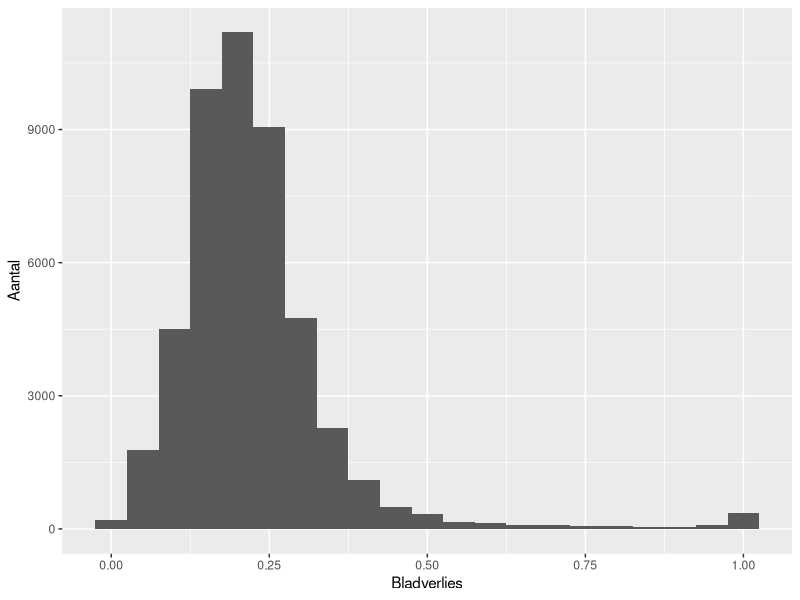
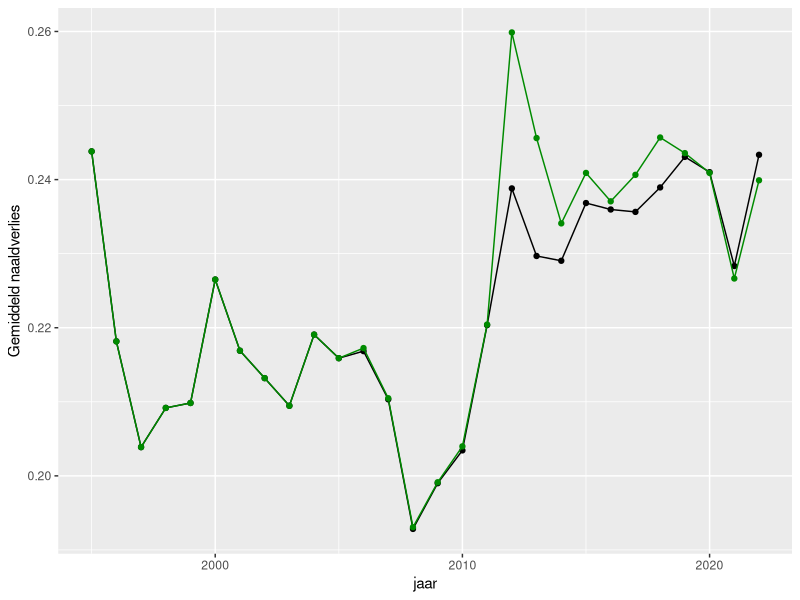
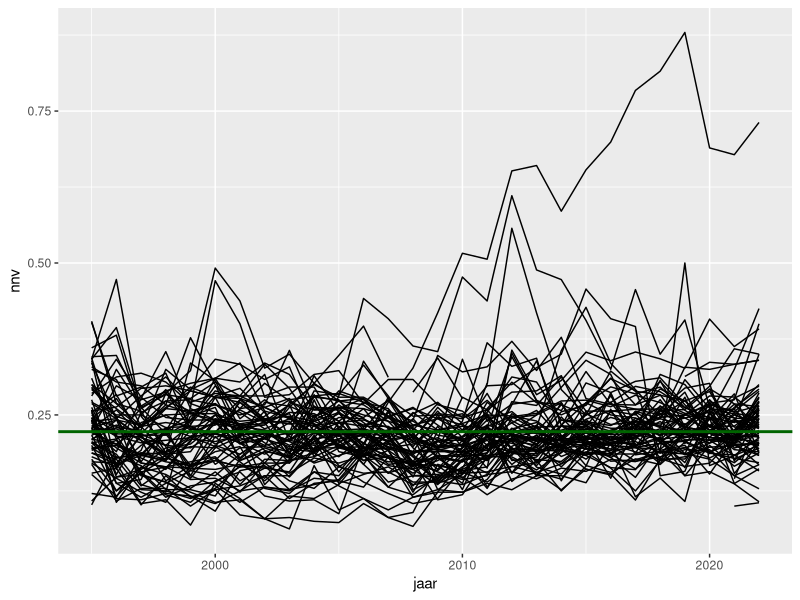
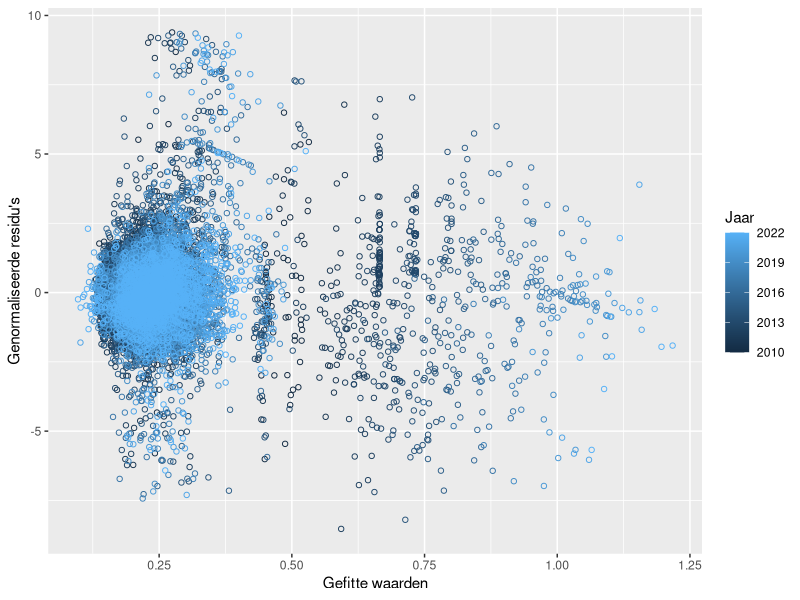
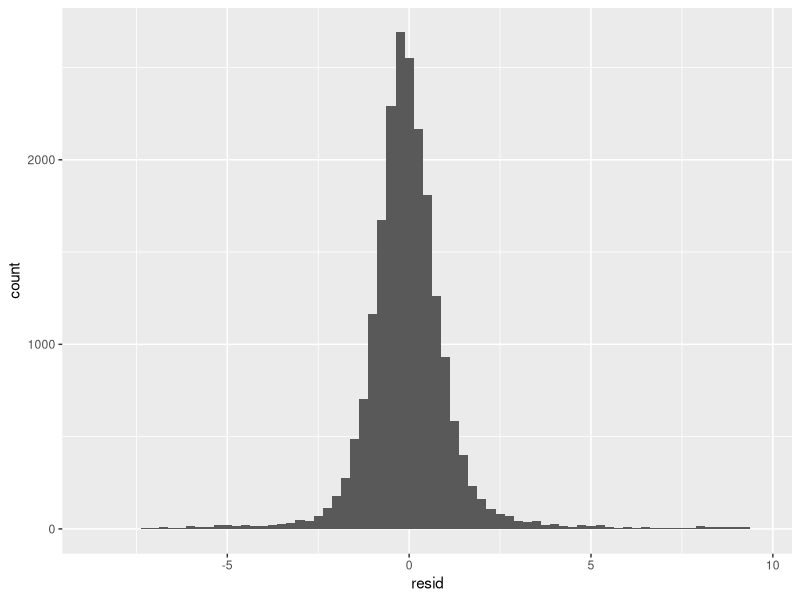
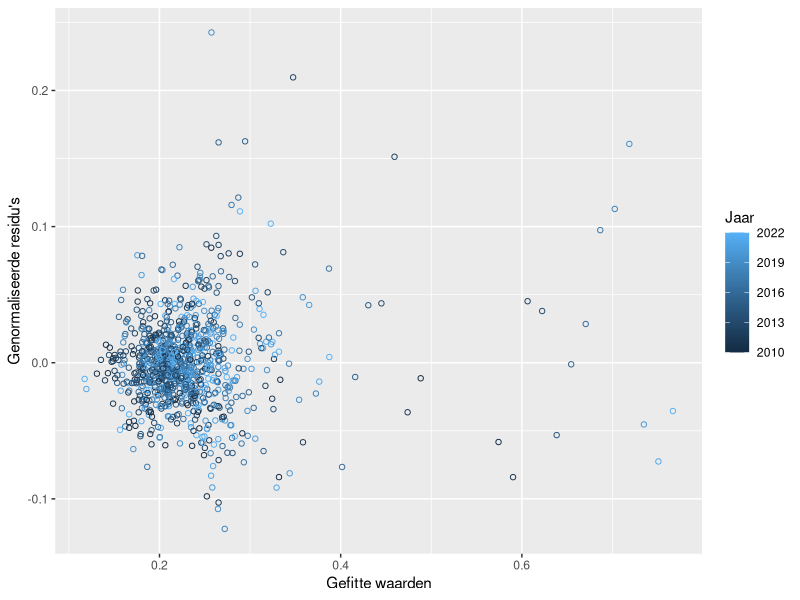
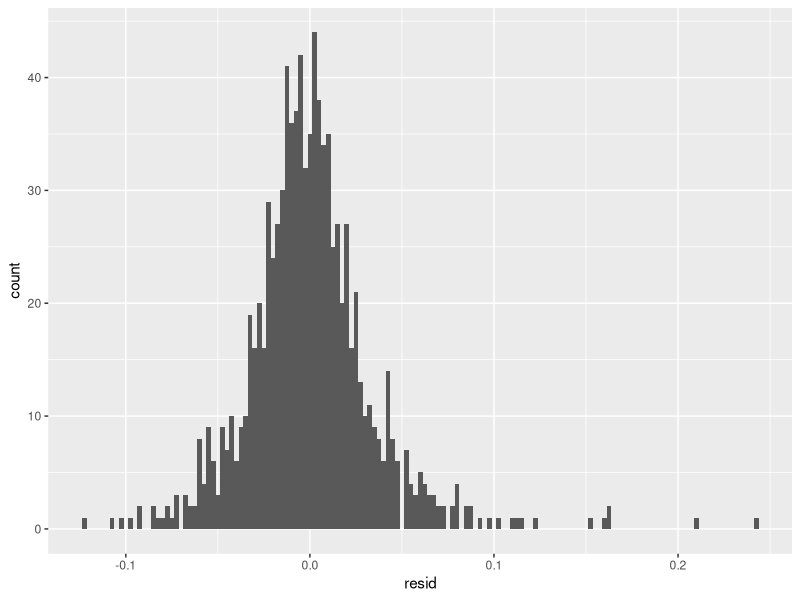

Recreate these plots in R, in order. (Note: this script raises an error after producing the figures.)
## ---- chunk 1
library(tidyverse)
library(nlme)
library(lme4)
df_trees <- read_csv2("data/inputdata.csv") %>% 
  filter(!is.na(nnv),
         jaar >= 1995) %>% 
  mutate(jaarC = jaar - 2000, 
         prbo = paste(plot, tree, sep = "."))

df_plots <- df_trees %>% 
  group_by(plot, jaar) %>% 
  summarize(n_trees = n(), 
            sd_tree = sd(nnv),
            nnv =  mean(nnv), 
            se_resid = sd_tree / sqrt(n()),
            se_resid = ifelse(is.na(se_resid), se_resid, 0),
            .groups = "drop") %>% 
  filter(jaar >= 1995) %>% 
  mutate(plot = as.factor(plot),
         jaarC = jaar - 2000) %>% 
  na.omit()


ggplot(df_trees, aes(x = nnv)) + geom_histogram(binwidth = 0.05) + 
  xlab("Bladverlies") + ylab("Aantal")

## ---- chunk 2
  tr_plot <- df_plots %>% group_by(jaar) %>% 
    summarise(mean_nnv = mean(nnv), .groups = "drop")
  tr_tree <- df_trees %>% group_by(jaar) %>% 
    summarise(mean_nnv = mean(nnv), .groups = "drop")
  ggplot(data = tr_plot, aes(x = jaar, y = mean_nnv)) + 
    geom_point() + geom_line() + 
    geom_point(data = tr_tree, color = "green4") + 
    geom_line(data = tr_tree, color = "green4") +
    ylab("Gemiddeld naaldverlies")
## ---- chunk 3

ggplot(df_plots, aes(x = jaar, y = nnv, groups = plot)) + 
  geom_line() + 
  geom_hline(yintercept = mean(df_plots$nnv), color = "darkgreen", linewidth = 1) +
  theme(legend.position = "none")

## ---- chunk 4
library(nlme)
base_lme <- lme(nnv ~ jaarC, 
                random = ~ 1 + jaarC|plot/tree, 
                #correlation = corExp(form = ~jaar|plot/tree, nugget = TRUE),
                correlation = corExp(value = c(7, 0.14), nugget = TRUE, fixed = TRUE),
                data = df_trees %>% filter(jaar >= 2010), 
                control = lmeControl(maxiter = 100, 
                                     tolerance = 1e-4,
                                     opt = "optim",
                                     optimMethod = "L-BFGS-B"))
#summary(base_lme)

plotdata_full <- data.frame(
  fit = fitted(base_lme), 
  resid = resid(base_lme, type = "n"),
  jaar = df_trees %>% filter(jaar >= 2010) %>% pull(jaar))

  ggplot(plotdata_full, aes(x = fit, y = resid, color = jaar)) + 
  geom_point(pch = 1) + labs(x = "Gefitte waarden", 
                             y = "Genormaliseerde residu's", 
                             color = "Jaar")

## ---- chunk 5
    ggplot(plotdata_full, aes(x = resid)) + geom_histogram(binwidth = 0.25)
## ---- chunk 6
library(lme4)
df_trees_agg <- df_trees %>% group_by(plot, jaar, jaarC) %>% 
  summarise(nnv = mean(nnv),
            sdw = sd(nnv) / sqrt(n()), 
            sdw = ifelse(is.na(sdw), 0, sdw))
model <- lmer(nnv ~ jaarC + (jaarC|plot) , 
              data = df_trees_agg %>% filter(jaar >= 2010))
#summary(model)
plotdata_red <- data.frame(
  fit = fitted(model), 
  resid = resid(model, type = "pe"),
  jaar = df_trees_agg %>% filter(jaar >= 2010) %>% pull(jaar))

  ggplot(plotdata_red, aes(x = fit, y = resid, color = jaar)) + 
  geom_point(pch = 1) + labs(x = "Gefitte waarden", 
                             y = "Genormaliseerde residu's", 
                             color = "Jaar")
  ggplot(plotdata_red, aes(x = resid)) + geom_histogram(binwidth = 0.0025)

#  e1 <- coef(summary(base_lme))
#  e2 <- coef(summary(model))
#  dt <- data.frame(model = c("base", "simpler"), 
#                   est = c(e1[2,1], e2[2,1]), 
#                   lcl = c(e1[2,1] - 2 * e1[2,2], e2[2,1] - 2 * e2[2,2]),
#                   ucl = c(e1[2,1] + 2 * e1[2,2], e2[2,1] + 2 * e2[2,2]))
# ggplot(dt, aes(x = model, y = est, ymin = lcl, ymax = ucl)) + 
#   geom_point() + geom_errorbar()

## ---- chunk 7

startjaren <- 1995:2010 
modellen <- simr_params <-  NULL
for (startjaar in startjaren) {
  jaren <- startjaar:(startjaar + 12)
  center <- median(jaren)
  print(startjaar)
  lmerdata <- df_trees_agg %>% filter(jaar %in% startjaar:(startjaar + 12)) %>% 
    mutate(jaarCC = jaar - center)
  model_calc <- 
    lmer(nnv ~ jaarCC + (jaarCC|plot), 
         data = lmerdata)
  
  #aangepast naar op basis van geaggregeerd model
  #sd_tree <- sqrt(VarCorr(model_calc)$prbo[1,1])
  sd_between_plots <- sqrt(VarCorr(model_calc)$plot[1,1])
  sd_trend_between_plots <- sqrt(VarCorr(model_calc)$plot[2,2])
  COV_plot <- VarCorr(model_calc)$plot
  COR_plot <- attr(VarCorr(model_calc)$plot, "correlation")
  correlation <- COR_plot[1,2]
  sd_resid <- attr(VarCorr(model_calc), "sc")
  simr <- list(
    #sd_tree = sd_tree, 
    sd_plot = sd_between_plots,
    sd_trend = sd_trend_between_plots,
    cor_trend_plot = correlation, 
    sd_resid = sd_resid, 
#   COV_tree = VarCorr(model_calc)$prbo,
    COV_plot = VarCorr(model_calc)$PlotNr)
  
  modellen[[startjaar-1994]] <- model_calc
  simr_params[[startjaar-1994]] <- simr
}


#voor een periode van 20 jaar
startjaren20 <- 1995:2002 

modellen <- simr_params20 <-  NULL
for (startjaar in startjaren20) {
  jaren <- startjaar:(startjaar + 20)
  center <- median(jaren)
  print(startjaar)
  lmerdata <- df_trees_agg %>% filter(jaar %in% startjaar:(startjaar + 20)) %>% 
    mutate(jaarCC = jaar - center)
  model_calc <- 
    lmer(nnv ~ jaarCC + (jaarCC|plot), 
         data = lmerdata)
  
  #aangepast naar op basis van geaggregeerd model
  #sd_tree <- sqrt(VarCorr(model_calc)$prbo[1,1])
  sd_between_plots <- sqrt(VarCorr(model_calc)$plot[1,1])
  sd_trend_between_plots <- sqrt(VarCorr(model_calc)$plot[2,2])
  COV_plot <- VarCorr(model_calc)$plot
  COR_plot <- attr(VarCorr(model_calc)$plot, "correlation")
  correlation <- COR_plot[1,2]
  sd_resid <- attr(VarCorr(model_calc), "sc")
  simr <- list(
    #sd_tree = sd_tree, 
    sd_plot = sd_between_plots,
    sd_trend = sd_trend_between_plots,
    cor_trend_plot = correlation, 
    sd_resid = sd_resid, 
#   COV_tree = VarCorr(model_calc)$prbo,
    COV_plot = VarCorr(model_calc)$plot)
  
  modellen[[startjaar-1994]] <- model_calc
  simr_params20[[startjaar-1994]] <- simr
}

## ---- chunk 8
sd_between_plots <- 
  df_plots %>%  
  group_by(jaar) %>% 
  summarise(sd_between_plots = sd(nnv))

sd_bp_avg <- mean(sd_between_plots$sd_between_plots)

ggplot(sd_between_plots, aes(x = sd_between_plots)) + 
  geom_density() + geom_vline(xintercept = sd_bp_avg, color = inbo_palette()[3])

#quantile(sd_between_plots, prob = c(0,0.10,0.25,0.50,0.75,0.90,1))
#mean(sd_between_plots)
#sd(sd_between_plots)
#hist(sd_between_plots)  
## ---- chunk 9

startjaren <- 1995:2010
df_bp <- data.frame(
  startjaar = startjaren, 
  sd_between_plots = sapply(simr_params, function(x) x$sd_plot))

sd_bp_chosen <- 0.10

ggplot(df_bp, aes(x = startjaar, y = sd_between_plots)) + geom_point()

## ---- chunk 10

sd_between_trees <- df_trees %>% 
  group_by(plot, tree, jaar) %>% 
    summarise(sd_between_trees = mean(nnv))

sd_bt_avg <- mean(sd_between_trees$sd_between_trees)

ggplot(sd_between_trees, aes(x = sd_between_trees)) + 
  geom_histogram(binwidth = 0.05) + 
  geom_vline(xintercept = sd_bt_avg, color = inbo_palette()[3])

## ---- chunk 11
df_bt <- data.frame(
  startjaar = startjaren, 
  sd_between_trees = sapply(simr_params, function(x) x$sd_resid))

sd_bt_chosen <- 0.036 * sqrt(24) 
sd_bt_chosen <- 0.175

ggplot(df_bt, aes(x = startjaar, y = sd_between_trees)) + geom_point()

## ---- chunk 12

sd_trend <- data.frame(
  periode = "over 12 jaar",
  startjaar = startjaren, 
  sd_trend = sapply(simr_params, function(x) x$sd_trend))

sd_trend_chosen <- 0.0065


sd_trend20 <- data.frame(
  periode = "over 20 jaar",
  startjaar = startjaren20,
  sd_trend = sapply(simr_params20, function(x) x$sd_trend))

ggplot(bind_rows(sd_trend, sd_trend20), 
       aes(x = startjaar, y = sd_trend, color = periode)) + geom_point()


## ---- chunk 13
cor_slope <- data.frame(
  startjaar = startjaren, 
  cor_slope = sapply(simr_params, function(x) x$cor_trend_plot))

cor_chosen <- 0.40

ggplot(cor_slope, aes(x = startjaar, y = cor_slope)) + geom_point()
## ---- chunk 14
df2 <- df_trees_agg %>% 
  group_by(plot, jaar) %>% 
  summarise(avg = mean(nnv), .groups = "drop") %>% 
  mutate(avg0 = avg, 
         J0 = jaar, J1 = jaar - 1, J2 = jaar - 2, J3 = jaar - 3,
         J4 = jaar - 4, J5 = jaar - 5, J6 = jaar - 6, J7 = jaar - 7, 
         J8 = jaar - 8, J9 = jaar - 9, J10 = jaar - 10,
         J11 = jaar -11, J12 = jaar - 12)

df2m <- df2 %>% 
  inner_join(df2 %>% select(J1, avg1 = avg, plot),
             by = c("J0" = "J1", "plot")) %>% 
  inner_join(df2 %>% select(J2, avg2 = avg, plot),
             by = c("J0" = "J2", "plot")) %>% 
    inner_join(df2 %>% select(J3, avg3 = avg, plot),
             by = c("J0" = "J3", "plot")) %>% 
    inner_join(df2 %>% select(J4, avg4 = avg, plot),
             by = c("J0" = "J4", "plot")) %>% 
    inner_join(df2 %>% select(J5, avg5 = avg, plot),
             by = c("J0" = "J5", "plot")) %>% 
    inner_join(df2 %>% select(J6, avg6 = avg, plot),
             by = c("J0" = "J6", "plot")) %>% 
    inner_join(df2 %>% select(J7, avg7 = avg, plot),
             by = c("J0" = "J7", "plot")) %>% 
    inner_join(df2 %>% select(J8, avg8 = avg, plot),
             by = c("J0" = "J8", "plot")) %>% 
    inner_join(df2 %>% select(J9, avg9 = avg, plot),
             by = c("J0" = "J9", "plot")) %>% 
    inner_join(df2 %>% select(J10, avg10 = avg, plot),
             by = c("J0" = "J10", "plot")) %>% 
    inner_join(df2 %>% select(J11, avg11 = avg, plot),
             by = c("J0" = "J11", "plot")) %>% 
    inner_join(df2 %>% select(J12, avg12 = avg, plot),
             by = c("J0" = "J12", "plot"))

y2ydev <- c(sd(df2m$avg0 - df2m$avg1), 
            sd(df2m$avg1 - df2m$avg2), 
            sd(df2m$avg2 - df2m$avg3),
            sd(df2m$avg3 - df2m$avg4), 
            sd(df2m$avg4 - df2m$avg5),
            sd(df2m$avg5 - df2m$avg6), 
            sd(df2m$avg6 - df2m$avg7),
            sd(df2m$avg7 - df2m$avg8),
            sd(df2m$avg8 - df2m$avg9), 
            sd(df2m$avg9 - df2m$avg10),
            sd(df2m$avg10 - df2m$avg11), 
            sd(df2m$avg11 - df2m$avg12))
#mean(y2ydev)
#sd(y2ydev)

get_cor_per_lag <- function(cormat, lag = 1, return_vec = TRUE) {
  rv <- NULL
  for (l in lag) {
    #cat("lag is:", l, "\n")
    xpos <- 1:(nrow(cormat) - l)
    ypos <- xpos + l
    #print(xpos)
    #print(ypos)
    for(i in xpos) {
      rv <-  bind_rows(rv,  data.frame(lag = l, cor = cormat[xpos[i], ypos[i]]))     
    }    
  }
  rv
}
            
cormat <- cor(df2m[c("avg0", "avg1", "avg2", "avg3", "avg4", "avg5", "avg6",
                     "avg7", "avg8", "avg9", "avg10", "avg11", "avg12")])

lags <- 1:12 #best fit met 1:12 en corstruct_exp
corrs <- get_cor_per_lag(cormat, lag = lags)
corrs2 <- corrs %>% group_by(lag) %>% summarize(cor = mean(cor))

corstruct_exp <- nls(formula = cor ~ (1-n) * exp(-lag/d), 
                     data = corrs, 
                     start = list(n = 0.2, d = 7))

preds <- data.frame(lag = lags, 
                    fit1 = predict(corstruct_exp, 
                                   newdata = data.frame(lag = lags)))

ggplot(corrs, aes(x = lag, y = cor)) + geom_point() + 
  geom_line(data = preds, aes(y = fit1))


## ---- chunk 15

voorkomen_soorten <- df_trees %>% 
  group_by(jaar, soort ) %>% 
  summarize(aantal = n()) %>% 
  arrange(jaar, desc(aantal))

voorkomen_tabel <- voorkomen_soorten %>% 
  pivot_wider(id_cols = jaar, names_from = soort, values_from = aantal) 


voorkomen_plots <- df_trees %>% 
  group_by(jaar, plot, soort) %>% 
  summarize(aantal = n(), .groups = "drop")

voorkomen_plots %>% 
  group_by(jaar, soort, plot) %>% 
  summarise(three_or_more = aantal >= 3, .groups = "drop_last") %>% 
  summarise(n_plots = sum(three_or_more))

ieder_jaar_5_plots <- voorkomen_plots %>% 
  mutate(aanwezig = aantal >= 3) %>% 
  group_by(soort, jaar) %>% 
  summarise(aantal_plots = sum(aanwezig), .groups = "drop_last") %>% 
  summarise(min_aantal_plots = min(aantal_plots)) %>% 
  arrange(desc(min_aantal_plots))

soorten_behouden <- ieder_jaar_5_plots %>% 
  filter(min_aantal_plots >= 5) %>% 
  pull(soort)

sd_all <- df_trees %>% 
  group_by(jaar, plot) %>% 
  summarise(Soort = "allemaal", sds = sd(nnv))
summary(sd_all$sds)

sd_spec <- df_trees %>% 
  filter(soort %in% soorten_behouden) %>% 
  group_by(jaar, soort, plot) %>% 
  summarise(sds = sd(nnv))

sds <- bind_rows(sd_all, sd_spec)
## ---- chunk 16
knitr::kable(ieder_jaar_5_plots)
## ---- chunk 17
ggplot(sds, aes(x = sds)) + geom_histogram() + 
  geom_vline(data = sds %>% 
               group_by(soort) %>% 
               summarise(median = median(sds, na.rm = TRUE)), 
             aes(xintercept = median), color = "red") +
  facet_wrap(~soort, ncol = 1, scales = "free_y")

